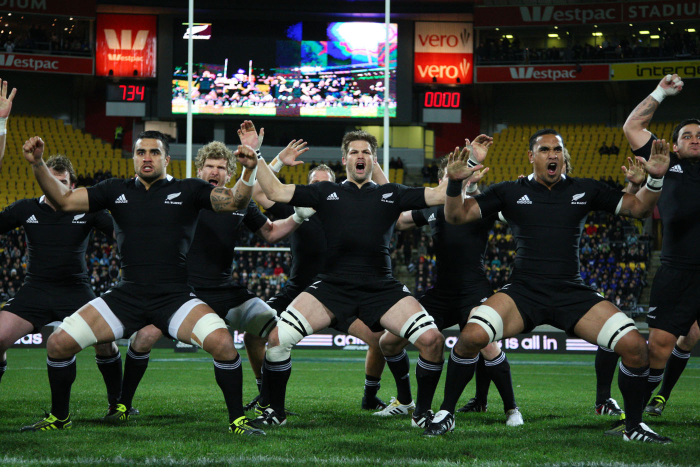
#> input picture culture-papers-round-1/images/src-card1-haka.jpg, 1400 x 934 px (shown at 1/2 size)
$ python process_images.py
#> lines starting #> are read from the running program, lines starting #| are printed output that depends on the picture
#!/usr/bin/env python3
"""
Desaturation + warm tint pass for culture-papers-round-1 card images.
- Reduces saturation ~40% (i.e. leaves 60% of original saturation)
- Adds a slight warm tint (lift reds slightly, cool blues slightly)
- Saves as final filenames in same directory
"""

from PIL import Image, ImageEnhance, ImageOps
import os

BASE = os.path.dirname(os.path.abspath(__file__))

CARDS = [
    ("src-card1-haka.jpg",       "card-1-frame.jpg"),
    ("src-card2-meninga.jpg",    "card-2-coopetition.jpg"),
    ("src-card3-chalkboard.jpg", "card-3-artefact.jpg"),
    ("src-card4-patlam.jpg",     "card-4-small-room.jpg"),
    ("src-card5-mentor.jpg",     "card-5-deviance.jpg"),
]

def warm_tint(img):
    """
    Apply a very slight warm tint by boosting reds +8 and reducing blues -8
    on a per-channel basis. Subtle enough to unify the set without colour-grading feel.
    """
    r, g, b = img.split()
    # Boost red channel slightly
    r = r.point(lambda i: min(255, i + 8))
    # Leave green unchanged
    # Cool blue slightly
    b = b.point(lambda i: max(0, i - 8))
    return Image.merge("RGB", (r, g, b))

for src_name, dst_name in CARDS:
    src_path = os.path.join(BASE, src_name)
    dst_path = os.path.join(BASE, dst_name)

    print(f"Processing {src_name} -> {dst_name}")
    img = Image.open(src_path).convert("RGB")
#> img is the input picture: PIL image 1400x934 RGB; mean R, G, B 54.9, 60.3, 47.2

    # Step 1: Reduce saturation to 60% of original (i.e. ~40% reduction)
    enhancer = ImageEnhance.Color(img)
    img = enhancer.enhance(0.6)
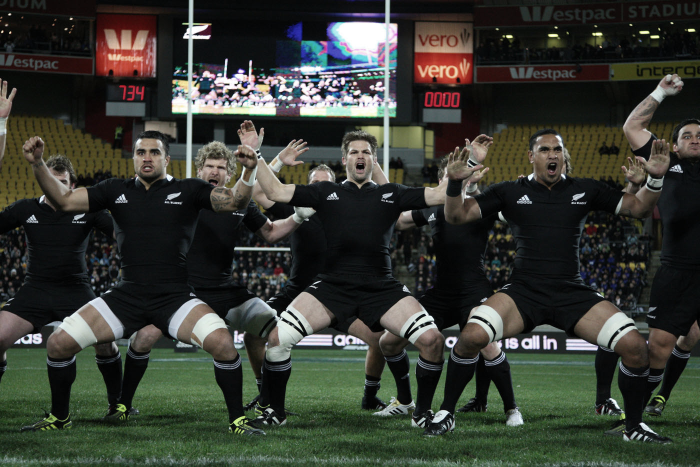
#> img: PIL image 1400x934 RGB (shown at 1/2 size); mean R, G, B 55.5, 58.7, 50.9

    # Step 2: Apply warm tint
    img = warm_tint(img)
#> in warm_tint, `r, g, b = img.split()`:
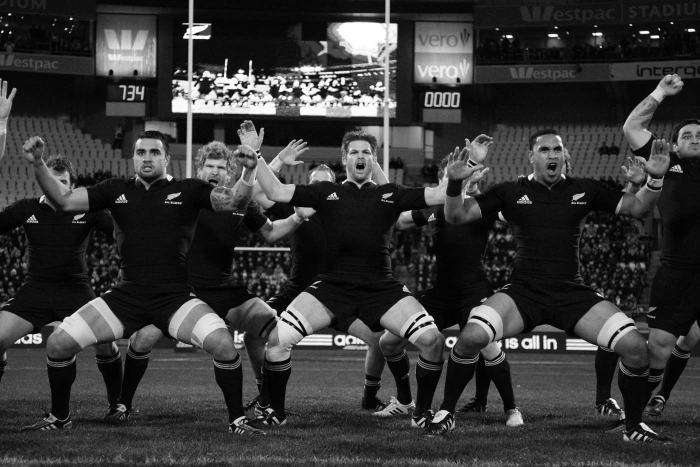
#> r: PIL image 1400x934 L (shown at 1/2 size); min 0, max 255, mean 55.5
#> in warm_tint, `r, g, b = img.split()`:
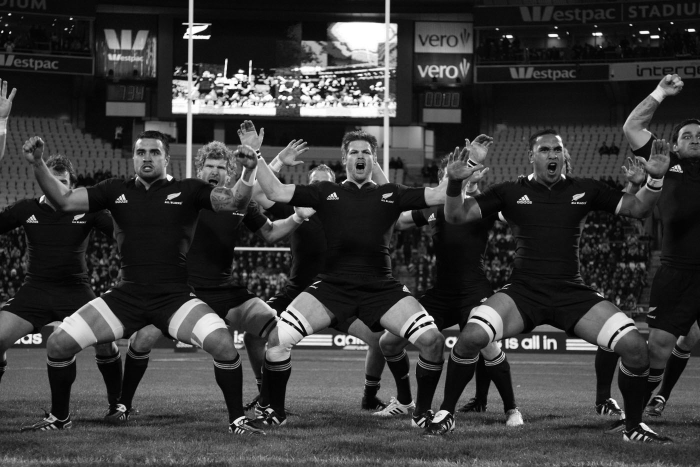
#> g: PIL image 1400x934 L (shown at 1/2 size); min 0, max 255, mean 58.7
#> in warm_tint, `r, g, b = img.split()`:
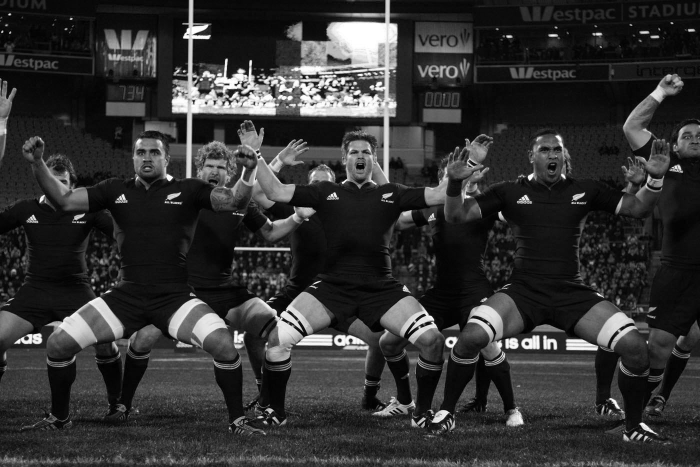
#> b: PIL image 1400x934 L (shown at 1/2 size); min 0, max 255, mean 50.9
#> (the run stopped early here; a loop or call above may not have finished)
